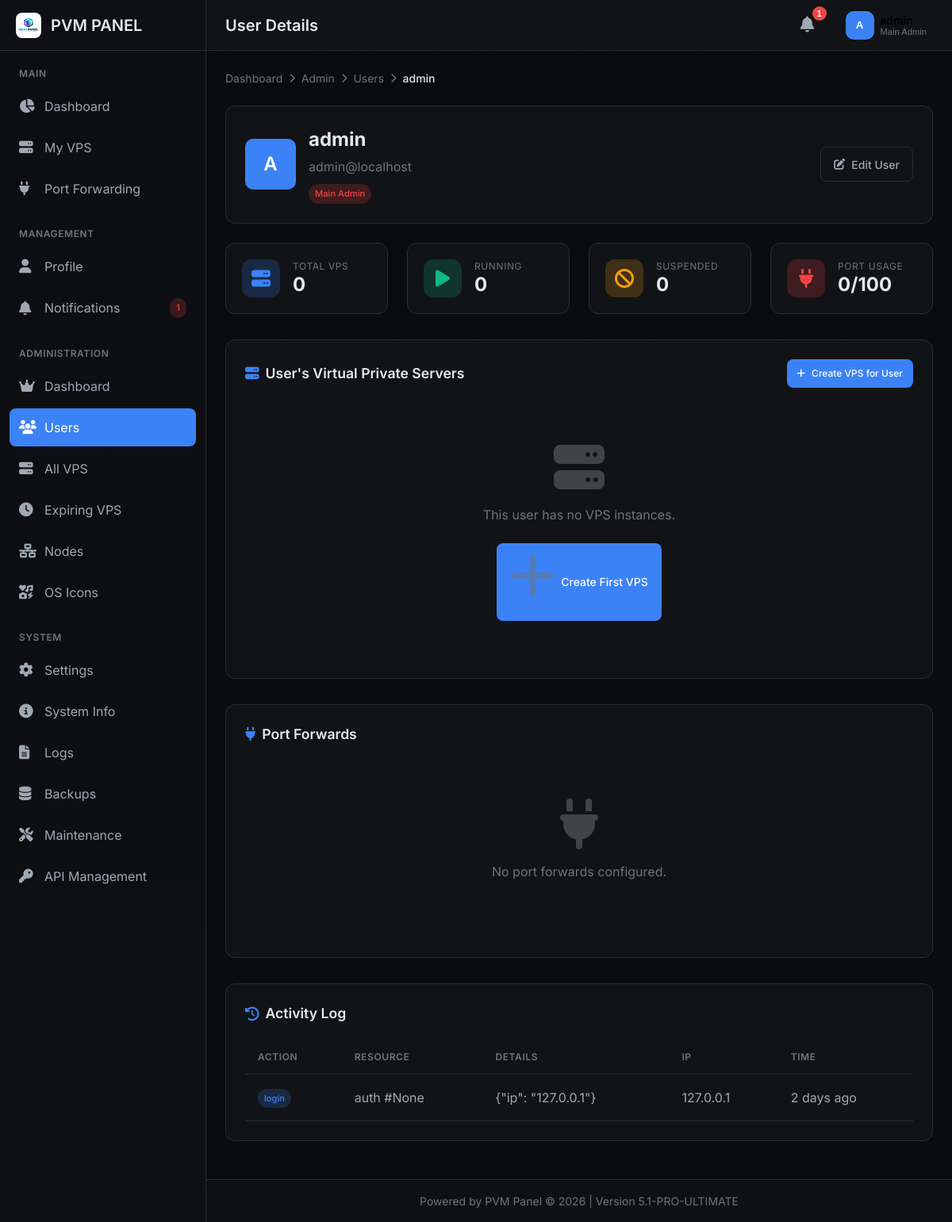
Before: /admin/users/1 (signed in) with the older database file.
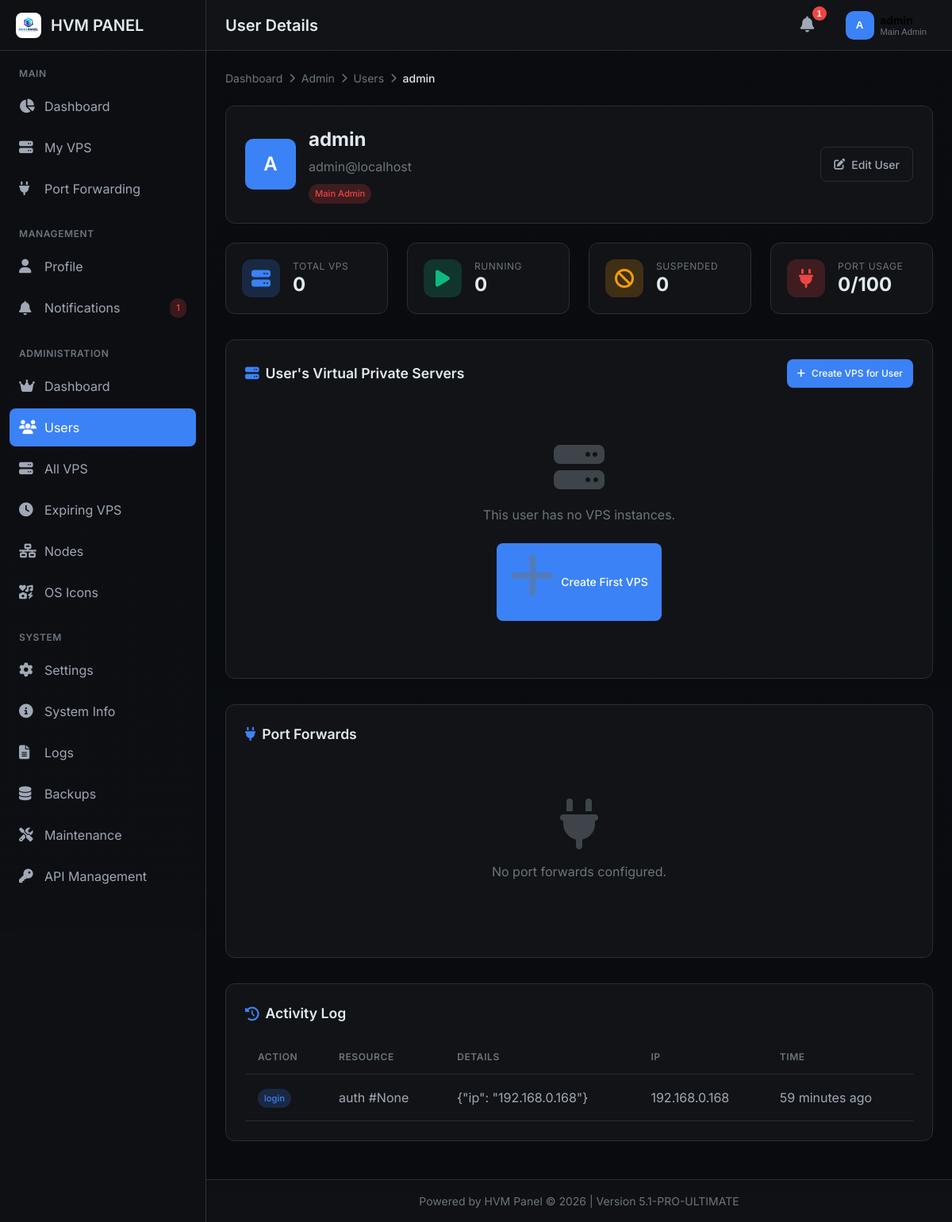
After: the same page with the newer database file.
### tables this page shows
CREATE TABLE settings (
            key TEXT PRIMARY KEY,
            value TEXT NOT NULL,
            description TEXT,
            updated_at TEXT NOT NULL
        );

CREATE TABLE activity_logs (
            id INTEGER PRIMARY KEY AUTOINCREMENT,
            user_id INTEGER,
            action TEXT NOT NULL,
            resource_type TEXT,
            resource_id TEXT,
            details TEXT,
            ip_address TEXT,
            user_agent TEXT,
            created_at TEXT NOT NULL,
            FOREIGN KEY(user_id) REFERENCES users(id) ON DELETE SET NULL
        );

### hvm.py (the view)
@app.route('/admin/users/<int:user_id>')
@login_required
@admin_required
def admin_user_detail(user_id):
    with get_db() as conn:
        cur = conn.cursor()
        cur.execute('SELECT * FROM users WHERE id = ?', (user_id,))
        user = dict(cur.fetchone())
        cur.execute('SELECT * FROM vps WHERE user_id = ? ORDER BY created_at DESC', (user_id,))
        vps_list = []
        for row in cur.fetchall():
            vps = dict(row)
            try:
                vps['shared_with'] = json.loads(vps['shared_with']) if vps['shared_with'] else []
            except:
                vps['shared_with'] = []
            vps_list.append(vps)
        cur.execute('SELECT * FROM port_allocations WHERE user_id = ?', (user_id,))
        port_alloc = cur.fetchone()
        allocated_ports = port_alloc[1] if port_alloc else 0
        used_ports = port_alloc[2] if port_alloc else 0
        cur.execute('SELECT * FROM port_forwards WHERE user_id = ? ORDER BY created_at DESC', (user_id,))
        forwards = [dict(row) for row in cur.fetchall()]
        cur.execute('SELECT * FROM activity_logs WHERE user_id = ? ORDER BY created_at DESC LIMIT 50', (user_id,))
        activities = [dict(row) for row in cur.fetchall()]
    return render_template('admin/user_detail.html',
                          panel_name=get_setting('site_name', 'HVM PANEL'),
                          user=user,
                          vps_list=vps_list,
                          allocated_ports=allocated_ports,
                          used_ports=used_ports,
                          forwards=forwards,
                          activities=activities)

### hvm.py (called while the page is built)
@contextmanager
def get_db():
    conn = None
    try:
        conn = sqlite3.connect(DATABASE_PATH, timeout=30)
        conn.execute("PRAGMA journal_mode=WAL")
        conn.execute("PRAGMA foreign_keys=ON")
        conn.execute("PRAGMA busy_timeout=30000")
        conn.row_factory = sqlite3.Row
        yield conn
        conn.commit()
    except Exception as e:
        if conn:
            conn.rollback()
        logger.error(f"Database error: {e}")
        raise
    finally:
        if conn:
            conn.close()

def get_setting(key: str, default: Any = None):
    with get_db() as conn:
        cur = conn.cursor()
        cur.execute('SELECT value FROM settings WHERE key = ?', (key,))
        row = cur.fetchone()
        return row[0] if row else default

def get_unread_notifications_count(user_id: int):
    with get_db() as conn:
        cur = conn.cursor()
        cur.execute('''SELECT COUNT(*) FROM notifications
                      WHERE user_id = ? AND read = 0
                      AND (expires_at IS NULL OR expires_at > ?)''',
                   (user_id, datetime.now().isoformat()))
        return cur.fetchone()[0]

### templates/admin/user_detail.html (shortened to what the changed rows need)
{% extends "base.html" %}
{% block header_title %}User Details{% endblock %}
{% block breadcrumbs %}
<div class="breadcrumb">
</div>
{% endblock %}
{% block content %}
<div class="card" style="margin-bottom: 1.5rem;">
    <div style="display: flex; align-items: center; gap: 1.5rem; flex-wrap: wrap;">
        <div style="display: flex; align-items: center; gap: 1rem;">
            <div>
                <h2 style="font-size: 1.5rem; margin-bottom: 0.25rem;">{{ user.username }}</h2>
            </div>
        </div>
    </div>
</div>
<div class="grid grid-4" style="margin-bottom: 2rem;">
</div>
<div class="card" style="margin-bottom: 2rem;">
</div>
<div class="card" style="margin-bottom: 2rem;">
</div>
<div class="card">
    {% if activities %}
    <div class="table-responsive">
        <table class="table">
            <thead>
                <tr>
                    <th>Action</th>
                    <th>Resource</th>
                    <th>Details</th>
                    <th>IP</th>
                    <th>Time</th>
                </tr>
            </thead>
            <tbody>
                {% for activity in activities %}
                <tr>
                    <td>
                        <span class="badge badge-info">{{ activity.action }}</span>
                    </td>
                    <td>
                        {% if activity.resource_type %}
                        {{ activity.resource_type }} #{{ activity.resource_id }}
                        {% else %}
                        -
                        {% endif %}
                    </td>
                    <td>{{ activity.details|truncate(50) }}</td>
                    <td>{{ activity.ip_address or '-' }}</td>
                    <td>{{ activity.created_at|relative_time }}</td>
                </tr>
                {% endfor %}
            </tbody>
        </table>
    </div>
    {% else %}
    <div class="empty-state">
        <i class="fas fa-history"></i>
        <p>No activity recorded for this user.</p>
    </div>
    {% endif %}
</div>
{% endblock %}

### templates/base.html (shortened to what the changed rows need)
<!DOCTYPE html>
<html lang="en" data-theme="dark">
<head>
    <link rel="stylesheet" href="https://cdnjs.cloudflare.com/ajax/libs/font-awesome/6.4.0/css/all.min.css">
</head>
<body>
    <div class="app-wrapper">
        <aside class="sidebar" id="sidebar">
            <div class="sidebar-header">
                <a href="{{ url_for('dashboard') if current_user.is_authenticated else url_for('index') }}" class="logo">
                    <img src="{{ get_setting('header_icon', '/static/img/logo.png') }}" alt="{{ panel_name }}">
                    <span>{{ panel_name }}</span>
                </a>
            </div>
        </aside>
        <main class="main-content" id="mainContent">
            <header class="header">
                <div class="header-left">
                    <h1 class="header-title">{% block header_title %}{{ panel_name }}{% endblock %}</h1>
                </div>
                <div class="header-right">
                </div>
            </header>
            <div class="content">
                {% block breadcrumbs %}{% endblock %}
                {% block content %}{% endblock %}
            </div>
            <footer class="footer">
                {{ get_setting('footer_text', 'Powered by HVM Panel') }} &copy; {{ now().year }} | Version {{ PANEL_VERSION }}
            </footer>
        </main>
    </div>
</body>
</html>

Changed rows visible on the page:
changed settings: value "PVM PANEL" → "HVM PANEL"
changed activity_logs "auth": details "{\"ip\": \"127.0.0.1\"}" → "{\"ip\": \"192.168.0.168\"}"; ip_address "127.0.0.1" → "192.168.0.168"; created_at|relative_time "2 days ago" → "59 minutes ago"
changed settings: value "Powered by PVM Panel" → "Powered by HVM Panel"
